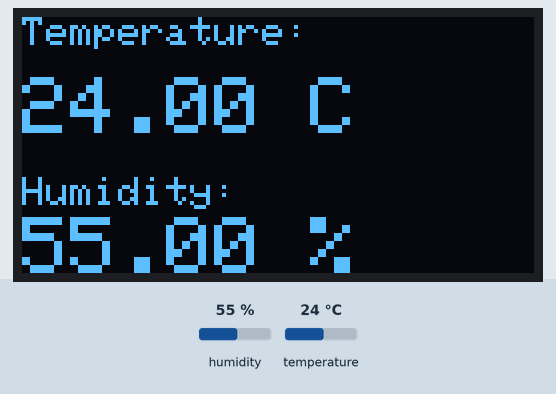
A sketch run on a simulated Arduino Uno, built with avr-gcc and run on an emulated ATmega328P. On the bench: 128×64 one-colour display. Inputs (shaded band) come from the test bench; at power-on: humidity 55 %, temperature 24 °C.

Above: at 4.9 s.
5.0 s: humidity set to 22 %
At 6.8 s:
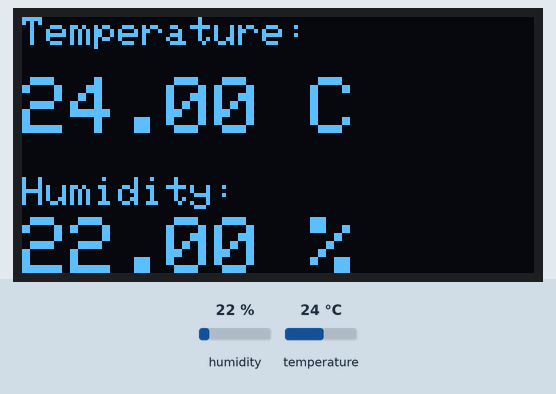
8.0 s: temperature set to 12 °C
At 9.1 s:
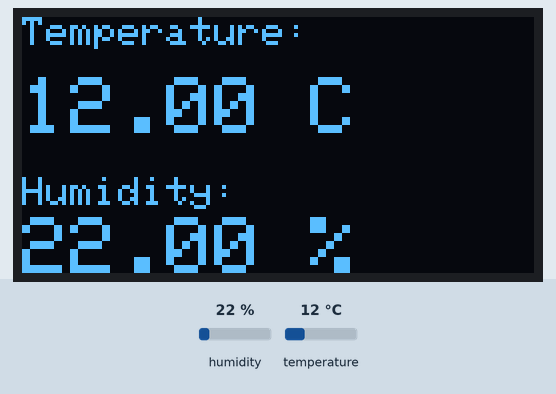
11.0 s: humidity set to 40 %
At 13.6 s:
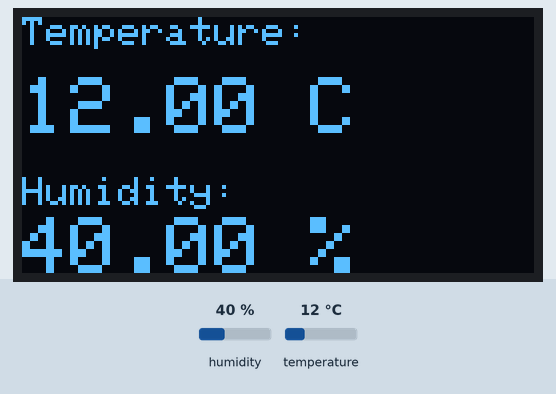
14.0 s: temperature set to 19 °C
At 14.8 s:
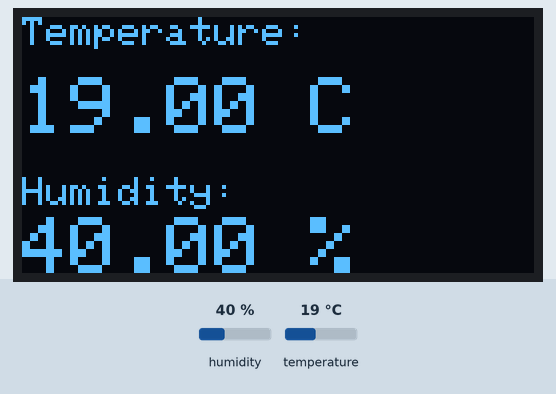
Timing chart, 0 to 17.0 s (numbered marks = the images above; inputs shaded):
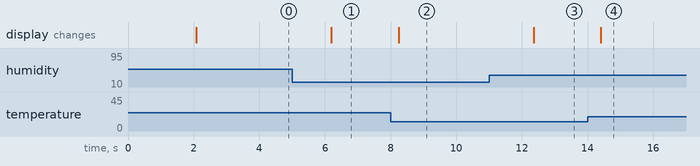

The sketch:

Temp.ino
```cpp
#include <Wire.h>
#include <Adafruit_GFX.h>
#include <Adafruit_SSD1306.h>
#include "DHT.h"

// ตั้งค่าจอ OLED
#define SCREEN_WIDTH 128
#define SCREEN_HEIGHT 64
Adafruit_SSD1306 display(SCREEN_WIDTH, SCREEN_HEIGHT, &Wire, -1);

// ตั้งค่า DHT11
#define DHTPIN 4     // ขาที่เราต่อสาย DATA ไว้ (GPIO 4)
#define DHTTYPE DHT11
DHT dht(DHTPIN, DHTTYPE);

void setup() {
  Serial.begin(115200);

  // เริ่มต้นจอ
  if(!display.begin(SSD1306_SWITCHCAPVCC, 0x3C)) {
    Serial.println(F("SSD1306 allocation failed"));
    for(;;);
  }

  // เริ่มต้นเซ็นเซอร์วัดอุณหภูมิ
  dht.begin();

  display.clearDisplay();
  display.setTextColor(WHITE);
}

void loop() {
  // หน่วงเวลา 2 วินาที (DHT11 อ่านถี่มากไม่ได้)
  delay(2000);

  // อ่านค่าความชื้น (h) และอุณหภูมิ (t)
  float h = dht.readHumidity();
  float t = dht.readTemperature();

  // เช็คว่าอ่านค่าได้ไหม
  if (isnan(h) || isnan(t)) {
    Serial.println(F("Failed to read from DHT sensor!"));
    return;
  }

  // แสดงผลบนจอ OLED
  display.clearDisplay();

  // -- ส่วนแสดงอุณหภูมิ --
  display.setTextSize(1);
  display.setCursor(0, 0);
  display.print("Temperature:");

  display.setTextSize(2);
  display.setCursor(0, 15);
  display.print(t);
  display.print(" C"); // องศาเซลเซียส

  // -- ส่วนแสดงความชื้น --
  display.setTextSize(1);
  display.setCursor(0, 40);
  display.print("Humidity:");

  display.setTextSize(2);
  display.setCursor(0, 50);
  display.print(h);
  display.print(" %");

  display.display();
}
```

Measured:
- after the input at 5.0 s, the display: changes after 1.2 s (image 1)
- after the input at 8.0 s, the display: changes after 0.25 s (image 2)
- after the input at 11.0 s, the display: changes after 1.4 s (image 3)
- after the input at 14.0 s, the display: changes after 0.41 s (image 4)
